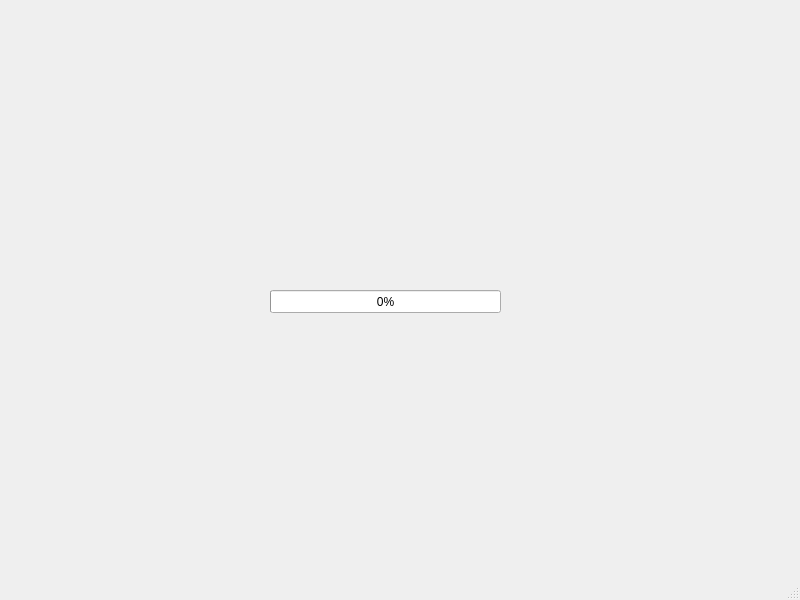
<?xml version="1.0" encoding="UTF-8"?>
<ui version="4.0">
 <class>MainWindow</class>
 <widget class="QMainWindow" name="MainWindow">
  <property name="geometry">
   <rect>
    <x>0</x>
    <y>0</y>
    <width>800</width>
    <height>600</height>
   </rect>
  </property>
  <property name="windowTitle">
   <string>MainWindow</string>
  </property>
  <widget class="QWidget" name="centralwidget">
   <widget class="QProgressBar" name="bp">
    <property name="geometry">
     <rect>
      <x>270</x>
      <y>290</y>
      <width>231</width>
      <height>23</height>
     </rect>
    </property>
    <property name="value">
     <number>0</number>
    </property>
   </widget>
   <widget class="QCustomPlot" name="hrvGraph" native="true">
    <property name="geometry">
     <rect>
      <x>130</x>
      <y>30</y>
      <width>511</width>
      <height>251</height>
     </rect>
    </property>
   </widget>
  </widget>
  <widget class="QMenuBar" name="menubar">
   <property name="geometry">
    <rect>
     <x>0</x>
     <y>0</y>
     <width>800</width>
     <height>22</height>
    </rect>
   </property>
  </widget>
  <widget class="QStatusBar" name="statusbar"/>
 </widget>
 <customwidgets>
  <customwidget>
   <class>QCustomPlot</class>
   <extends>QWidget</extends>
   <header>qcustomplot.h</header>
   <container>1</container>
  </customwidget>
 </customwidgets>
 <resources/>
 <connections/>
</ui>
